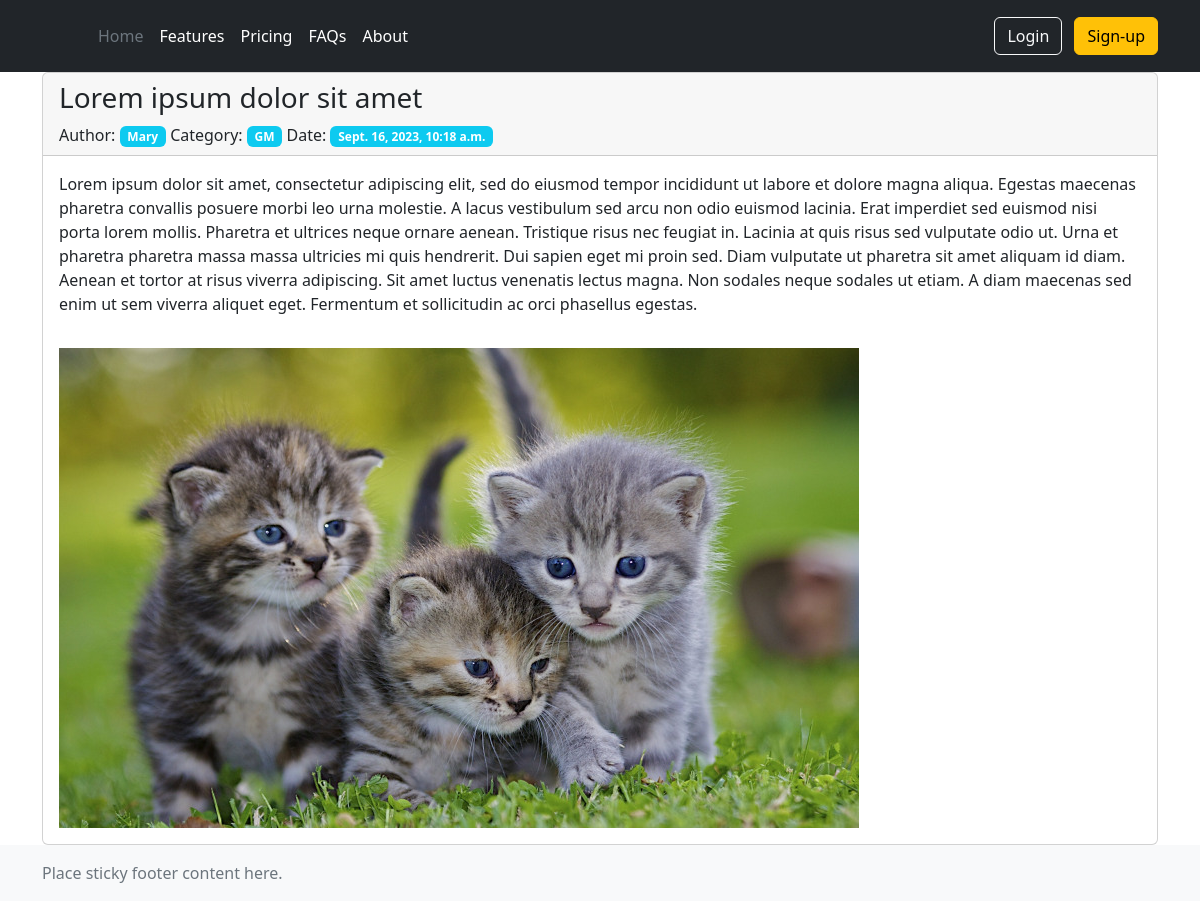
/post/1, run on the app's committed database.
### board/models.py (models this page shows, shortened)
class Post(models.Model):
    author = models.ForeignKey(Author, on_delete=models.CASCADE)
    TANKS = 'TA'
    HEALERS = 'HE'
    DAMAGEDEALERS = 'DD'
    MERCHANTS = 'ME'
    GUILDMASTERS = 'GM'
    QUESTGIVERS = 'QG'
    BLACKSMITHS = 'BS'
    TANNERS = 'TS'
    POTIONMASTERS = 'PM'
    SPELLMASTERS = 'SM'
    CATEGORY_CHOICES = (
        (TANKS, 'Танки'),
        (HEALERS, 'Хилы'),
        (DAMAGEDEALERS, 'ДД'),
        (MERCHANTS, 'Торговцы'),
        (GUILDMASTERS, 'Гилдмастеры'),
        (QUESTGIVERS, 'Квестгиверы'),
        (BLACKSMITHS, 'Кузнецы'),
        (TANNERS, 'Кожевники'),
        (POTIONMASTERS, 'Зельевары'),
        (SPELLMASTERS, 'Мастера заклинаний')
    )
    category = models.CharField(max_length=2, choices=CATEGORY_CHOICES, default=TANKS)
    creationDate = models.DateTimeField(auto_now_add=True)
    title = models.CharField(max_length=128)
    text = models.TextField()
    img = models.ImageField(upload_to='images_uploaded', null=True, blank=True)
    video = models.FileField(upload_to='images_uploaded', null=True, blank=True,
                             validators=[FileExtensionValidator(allowed_extensions=['MOV', 'avi', 'mp4', 'webm', 'mkv'])
                                         ])

class Author(models.Model):
    authorUser = models.OneToOneField(User, on_delete=models.CASCADE)
    def __str__(self):
        return self.authorUser.username

### board/views.py (the view)
# urls.py: path('post/<int:pk>', PostDetail.as_view(), name='post_detail'),
class PostDetail(DetailView):
    model = Post
    template_name = 'posts/post_detail.html'
    context_object_name = 'post'

### board/templates/posts/post_detail.html (shortened to what this page needs)
{% extends 'layout/base.html' %}
{% block content %}
<div class="card">
 <div class="card-header">
   <h3>
     {{ post.title }}
   </h3>
   <div>
       Author: <span class="badge bg-info">{{ post.author }}</span>
       Category: <span class="badge bg-info">{{ post.category }}</span>
       Date: <span class="badge bg-info">{{ post.creationDate }}</span>
   </div>
 </div>
 <div class="card-body">
   {{ post.text }}
 </div>
    {% if post.img %}
   <div class="card-body">
   <img src="{{ post.img.url }}">
   {% endif %}
 </div>
</div>
{% endblock content %}

### data on the page
Post: title "Lorem ipsum dolor sit amet", author "Mary", category "GM", creationDate "Sept. 16, 2023, 10:18 a.m.", text "Lorem ipsum dolor sit amet, consectetur adipiscing elit, sed do eiusmod tempor incididunt ut labore et dolore magna aliqua. Egestas maecenas pharetra convallis posuere morbi leo urna molestie. A lacus vestibulum sed arcu non odio euismod lacinia. Erat imperdiet sed euismod nisi porta lorem mollis. Pharetra et ultrices neque ornare aenean. Tristique risus nec feugiat in. Lacinia at quis risus sed vulputate odio ut. Urna et pharetra pharetra massa massa ultricies mi quis hendrerit. Dui sapien eget mi proin sed. Diam vulputate ut pharetra sit amet aliquam id diam. Aenean et tortor at risus viverra adipiscing. Sit amet luctus venenatis lectus magna. Non sodales neque sodales ut etiam. A diam…", img (picture)
